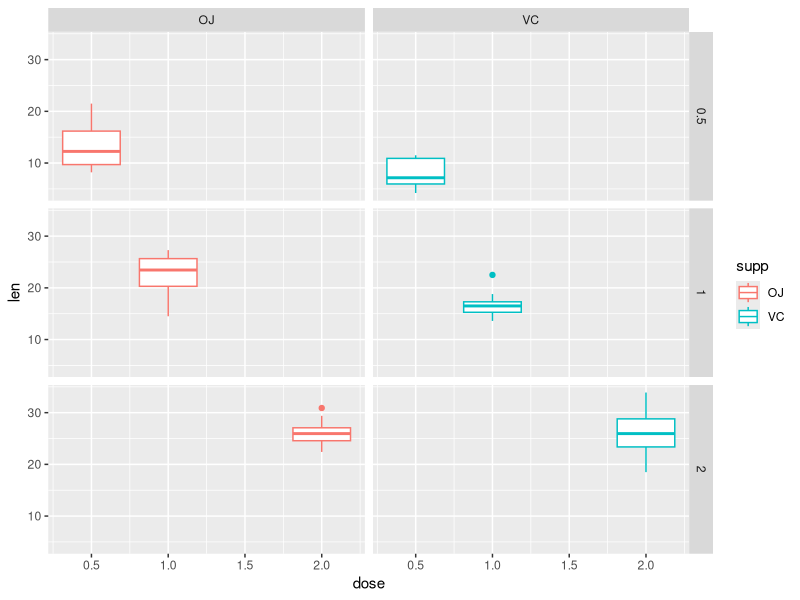

This figure's R source:
## ---- chunk 1
library("datasets"); library("plyr"); library("ggplot2")
data("ToothGrowth")
qplot(dose, len, colour=supp, data=ToothGrowth, facets= dose ~ supp, geom="boxplot")
## ---- chunk 2
ddply(.data = ToothGrowth, .variables = .(supp,dose), summarize, 
      mean = mean(len), std.dev = sd(len), n=length(len), 
      std.error = sd(len)/sqrt(length(len)))
## ---- chunk 3
c(qt(0.025,9),qt(0.975,9))
## ---- chunk 4
(13.23-7.98)/sqrt((4.460^2/10)+(2.747^2)/10)
## ---- chunk 5
t.test(ToothGrowth[ToothGrowth$supp == "OJ" & ToothGrowth$dose == 0.5,]$len,
       ToothGrowth[ToothGrowth$supp == "VC" & ToothGrowth$dose == 0.5,]$len)$statistic
## ---- chunk 6
(22.70-16.77)/sqrt((3.911^2/10)+(2.515^2)/10)
## ---- chunk 7
t.test(ToothGrowth[ToothGrowth$supp == "OJ" & ToothGrowth$dose == 1.0,]$len,
       ToothGrowth[ToothGrowth$supp == "VC" & ToothGrowth$dose == 1.0,]$len)$statistic
## ---- chunk 8
(26.06-26.14)/sqrt((2.655^2/10)+(4.798^2)/10)
## ---- chunk 9
t.test(ToothGrowth[ToothGrowth$supp == "OJ" & ToothGrowth$dose == 2.0,]$len,
       ToothGrowth[ToothGrowth$supp == "VC" & ToothGrowth$dose == 2.0,]$len)$statistic
